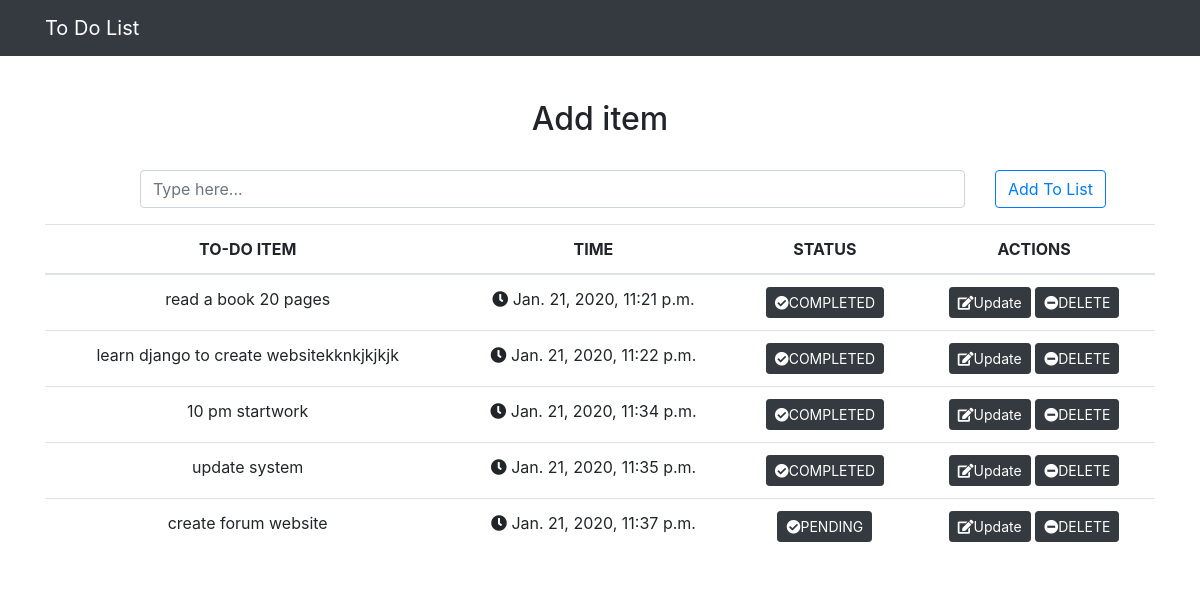
The page / on the database its author committed.
### todo/models.py (models this page shows, shortened)
class Todo(models.Model):
    item = models.CharField(max_length=200)
    completed = models.BooleanField(default=False)
    time = models.DateTimeField(auto_now_add=True)

### todo/views.py (the view)
# urls.py: path('', views.index, name="index"),
def index(request):
    if request.method == 'POST':
        form = TodoForm(request.POST or None)
        if form.is_valid():
            form.save()
            todos = Todo.objects.all
            return render(request, 'todo/index.html', {'todos': todos})
    else:
        todos = Todo.objects.all
        return render(request, 'todo/index.html', {'todos': todos})

### todo/templates/todo/index.html
{% extends 'base.html' %}
{% block content %}
<div class="container" style="margin-top: 20px;">
    <br>
    <h2 class="text-center">Add item</h2>
    <br>
    <form method="POST">{% csrf_token %}
        <div class="row">
            <div class="col-md-1">
            </div>
            <div class="form-group col-md-9">
                <input type="search" class="form-control" placeholder="Type here..." name="item">
            </div>
            <div class="col-md-2">
                <button class="btn btn-outline-primary" type="submit">Add To List</button>
            </div>
        </div>
    </form>
    {% if todos %}
    <table class="table table-hover">
        <thead>
            <tr>
                <th class="text-center" scope="col">TO-DO ITEM</th>
                <th class="text-center" scope="col">TIME</th>
                <th class="text-center" scope="col">STATUS</th>
                <th class="text-center" scope="col">ACTIONS</th>
            </tr>
        </thead>
        <tbody>
            {% for todo in todos %}
            {% if todo.completed %}
            <tr>
                <td class="text-center" class="striker">{{ todo.item }}</td>
                <td class="text-center">
                    <i class="fas fa-clock"></i> {{ todo.time }}
                </td>
                <td class="text-center">
                    <a href="{% url 'todo_completed' todo.id %}" class="btn btn-dark btn-sm" role="button"><i
                            class="fas fa-check-circle"></i>COMPLETED</a>
                </td>
                <td class="text-center">
                    <a href="{% url 'edit' todo.id %}" class="btn btn-dark btn-sm" role="button"><i
                            class="fas fa-edit"></i>Update</a>
                    <a href="{% url 'delete' todo.id %}" class="btn btn-dark btn-sm" role="button"><i
                            class="fas fa-minus-circle"></i>DELETE</a>
                </td>
            </tr>
            {% else %}
            <tr>
                <td class="text-center" class="striker">{{ todo.item }}</td>
                <td class="text-center">
                    <p><i class="fas fa-clock"></i> {{ todo.time }}</p>
                </td>
                <td class="text-center">
                    <a href="{% url 'todo_completed' todo.id %}" class="btn btn-dark btn-sm" role="button"><i
                            class="fas fa-check-circle"></i>PENDING</a>
                </td>
                <td class="text-center">
                    <a href="{% url 'edit' todo.id %}" class="btn btn-dark btn-sm" role="button"><i
                            class="fas fa-edit"></i>Update</a>
                    <a href="{% url 'delete' todo.id %}" class="btn btn-dark btn-sm" role="button"><i
                            class="fas fa-minus-circle"></i>DELETE</a>
                </td>
            </tr>
            {% endif %}
            {% endfor %}
        </tbody>
    </table>
    {% else %}
    <h3 class="text-center">
        Nothing to do , you can be productive...
    </h3>
    {% endif %}
</div>
{% endblock %}

### todo/templates/base.html (shortened to what this page needs)
{% load static %}
<!doctype html>
<html lang="en">
<head>
    <link rel="stylesheet" href="https://stackpath.bootstrapcdn.com/bootstrap/4.4.1/css/bootstrap.min.css"
>
    <link rel="stylesheet" href="https://use.fontawesome.com/releases/v5.8.1/css/all.css"
>
</head>
<body>
    <header>
        <nav class="navbar navbar-dark bg-dark">
            <div class="container">
                <a class="navbar-brand" href="{% url 'index' %}">To Do List</a>
            </div>
        </nav>
    </header>
    {% block content %}
    {% endblock %}
</body>
</html>

### rows shown on the page
Todo: item "read a book 20 pages", time "Jan. 21, 2020, 11:21 p.m."
Todo: item "learn django to create websitekknkjkjkjk", time "Jan. 21, 2020, 11:22 p.m."
Todo: item "10 pm startwork", time "Jan. 21, 2020, 11:34 p.m."
Todo: item "update system", time "Jan. 21, 2020, 11:35 p.m."
Todo: item "create forum website", time "Jan. 21, 2020, 11:37 p.m."
